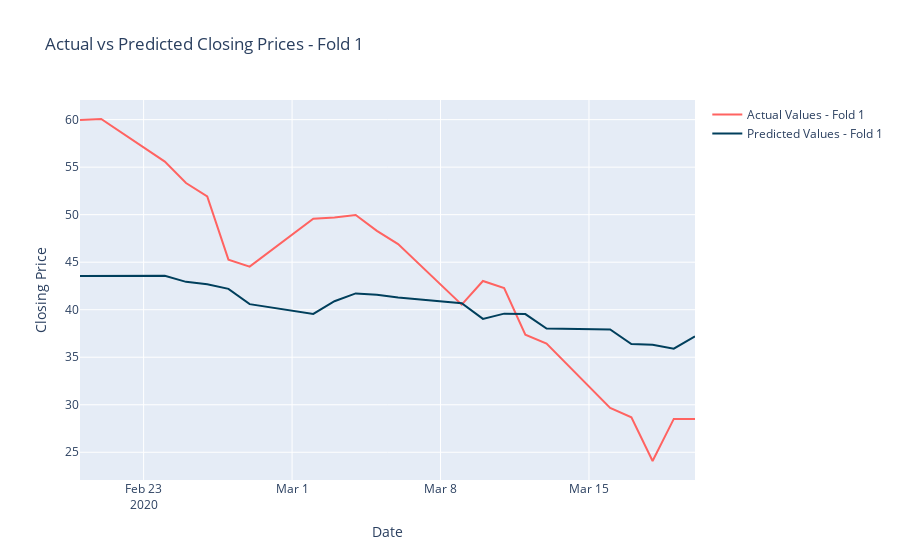

The code cell stored with this chart in its notebook:
### Code cell
# Scale the input features
scaler = MinMaxScaler()
X_scaled = scaler.fit_transform(X)

# Define the number of splits (folds) for time series cross-validation
n_splits = 10
tscv = TimeSeriesSplit(n_splits=n_splits)

# Lists to store evaluation metrics
mae_scores = []
mse_scores = []

# Iterate over time series cross-validation folds
for train_index, test_index in tscv.split(X_scaled):
    # Split the input features into training and test data
    X_train, X_test = X_scaled[train_index], X_scaled[test_index]
    # Split the target values into training and test data
    y_train, y_test = y[train_index], y[test_index]
    # Get the dates for the test data
    dates_test_fold = dates[test_index]
    # Train SVR Model
    model = SVR(kernel='rbf')
    model.fit(X_train, y_train)

    # Make predictions
    predictions = model.predict(X_test)

    # Calculate MAE per fold
    mae = calculate_mae(y_test, predictions)
    mae_scores.append(mae)

    # Calculate MSE per fold
    mse = calculate_mse(y_test, predictions)
    mse_scores.append(mse)

    # Create the trace for the actual values
    actual_trace = go.Scatter(
        x=dates_test_fold,
        y=y_test,
        mode='lines',
        name='Actual Values - Fold {}'.format(len(mae_scores)),
        marker=dict(color='#ff6361')
    )

    # Create the trace for the predicted values
    predicted_trace = go.Scatter(
        x=dates_test_fold,
        y=predictions,
        mode='lines',
        name='Predicted Values - Fold {}'.format(len(mae_scores)),
        marker=dict(color='#003f5c')
    )

    # Create the layout
    layout = go.Layout(
        title='Actual vs Predicted Closing Prices - Fold {}'.format(len(mae_scores)),
        xaxis=dict(title='Date'),
        yaxis=dict(title='Closing Price')
    )

    # Create the figure
    fig = go.Figure(data=[actual_trace, predicted_trace], layout=layout)

    # Show the plot
    fig.show()


# Calculate the average MAE from all folds
print("Mean MAE: ", round(np.mean(mae_scores), 2))
# Calculate the average MSE from all folds
print("Mean MSE: ", round(np.mean(mse_scores), 2))

### Figure 1 — Plotly figure (JSON) as saved in the notebook; plotly's stock layout.template omitted (floating-point values rounded to 4 significant figures)
{"data": [{"marker": {"color": "#ff6361"}, "mode": "lines", "name": "Actual Values - Fold 1", "type": "scatter", "x": ["2020-02-20T00:00:00", "2020-02-21T00:00:00", "2020-02-24T00:00:00", "2020-02-25T00:00:00", "2020-02-26T00:00:00", "2020-02-27T00:00:00", "2020-02-28T00:00:00", "2020-03-02T00:00:00", "2020-03-03T00:00:00", "2020-03-04T00:00:00", "2020-03-05T00:00:00", "2020-03-06T00:00:00", "2020-03-09T00:00:00", "2020-03-10T00:00:00", "2020-03-11T00:00:00", "2020-03-12T00:00:00", "2020-03-13T00:00:00", "2020-03-16T00:00:00", "2020-03-17T00:00:00", "2020-03-18T00:00:00", "2020-03-19T00:00:00", "2020-03-20T00:00:00"], "y": [59.96, 60.07, 55.59, 53.33, 51.92, 45.27, 44.53, 49.57, 49.7, 49.97, 48.3, 46.9, 40.53, 43.02, 42.28, 37.37, 36.44, 29.67, 28.68, 24.08, 28.51, 28.5]}, {"marker": {"color": "#003f5c"}, "mode": "lines", "name": "Predicted Values - Fold 1", "type": "scatter", "x": ["2020-02-20T00:00:00", "2020-02-21T00:00:00", "2020-02-24T00:00:00", "2020-02-25T00:00:00", "2020-02-26T00:00:00", "2020-02-27T00:00:00", "2020-02-28T00:00:00", "2020-03-02T00:00:00", "2020-03-03T00:00:00", "2020-03-04T00:00:00", "2020-03-05T00:00:00", "2020-03-06T00:00:00", "2020-03-09T00:00:00", "2020-03-10T00:00:00", "2020-03-11T00:00:00", "2020-03-12T00:00:00", "2020-03-13T00:00:00", "2020-03-16T00:00:00", "2020-03-17T00:00:00", "2020-03-18T00:00:00", "2020-03-19T00:00:00", "2020-03-20T00:00:00"], "y": [43.55, 43.55, 43.58, 42.93, 42.69, 42.2, 40.58, 39.56, 40.89, 41.71, 41.58, 41.29, 40.68, 39.03, 39.59, 39.54, 38.02, 37.93, 36.39, 36.31, 35.9, 37.19]}], "layout": {"title": {"text": "Actual vs Predicted Closing Prices - Fold 1"}, "xaxis": {"title": {"text": "Date"}}, "yaxis": {"title": {"text": "Closing Price"}}}}
